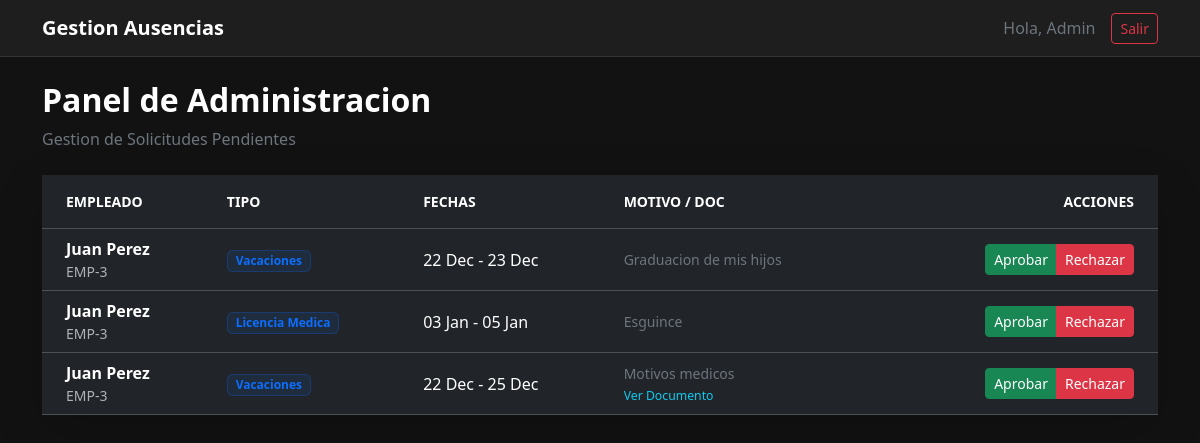
Before: /admin-panel/ (signed in) with the older database file.
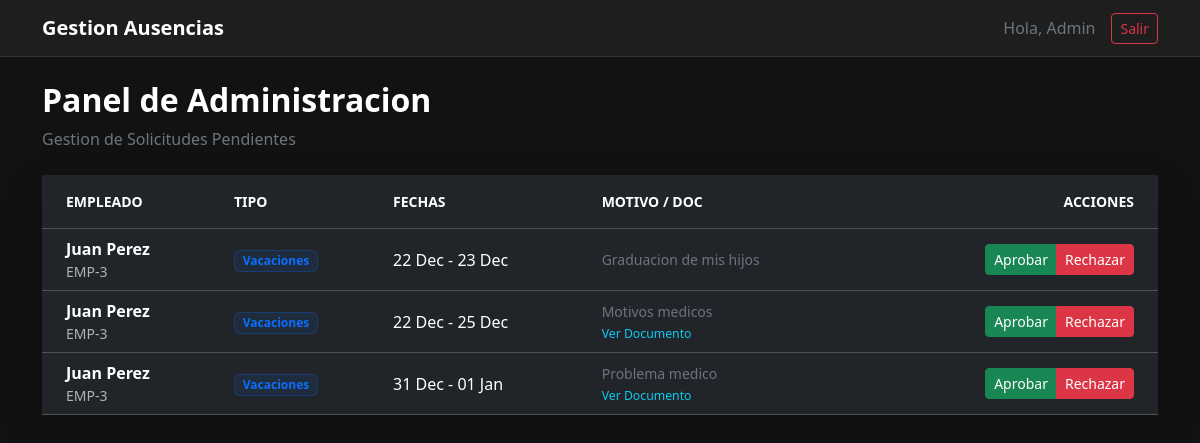
After: the same page with the newer database file.
### core/models.py (models this page shows, shortened)
class SolicitudAusencia(models.Model):
    TIPOS = [
        ('vacaciones', 'Vacaciones'),
        ('medica', 'Licencia Medica'),
        ('personal', 'Dia Personal'),
    ]
    ESTADOS = [
        ('pendiente', 'Pendiente'),
        ('aprobada', 'Aprobada'),
        ('rechazada', 'Rechazada'),
    ]
    usuario = models.ForeignKey(User, on_delete=models.CASCADE)
    nombre_completo = models.CharField(max_length=200)
    codigo_empleado = models.CharField(max_length=50)
    correo_contacto = models.EmailField(max_length=254, verbose_name="Correo de Contacto", default="sin@correo.com")
    contacto_emergencia = models.CharField(max_length=200, verbose_name="Contacto de Emergencia", default="No especificado")
    contacto_emergencia = models.CharField(max_length=200, verbose_name="Contacto de Emergencia")
    tipo_ausencia = models.CharField(max_length=20, choices=TIPOS)
    fecha_inicio = models.DateField(null=True, blank=True)  #campos del formularioooo
    fecha_fin = models.DateField(null=True, blank=True)
    motivo_detallado = models.TextField()
    url_justificativo = models.URLField(max_length=500, blank=True, null=True)
    estado = models.CharField(max_length=20, choices=ESTADOS, default='pendiente')
    fecha_solicitud = models.DateTimeField(auto_now_add=True)

### core/views.py (the view)
# urls.py: path('admin-panel/', views.panel_admin, name='panel_admin'),
@login_required
@user_passes_test(es_admin)
def panel_admin(request):
    solicitudes_pendientes = SolicitudAusencia.objects.filter(estado='pendiente').order_by('fecha_solicitud')
    return render(request, 'core/panel_admin.html', {'solicitudes': solicitudes_pendientes})

### core/views.py (called while the page is built)
def es_admin(user):
    return user.is_superuser

### core/templates/core/panel_admin.html (shortened to what this page needs)
{% extends 'core/base.html' %}
{% block content %}
<div class="row mb-4">
    <div class="col-12 d-flex justify-content-between align-items-center">
        <div>
            <h2 class="text-white fw-bold">Panel de Administracion</h2>
            <p class="text-secondary mb-0">Gestion de Solicitudes Pendientes</p>
        </div>
    </div>
</div>
<div class="card shadow-lg border-0" style="background-color: #1e1e1e;">
    <div class="card-body p-0">
        <div class="table-responsive">
            <table class="table table-dark table-hover mb-0 align-middle">
                <thead class="text-secondary text-uppercase small bg-dark">
                    <tr>
                        <th class="ps-4 py-3">Empleado</th>
                        <th class="py-3">Tipo</th>
                        <th class="py-3">Fechas</th>
                        <th class="py-3">Motivo / Doc</th>
                        <th class="py-3 text-end pe-4">Acciones</th>
                    </tr>
                </thead>
                <tbody>
                    {% for sol in solicitudes %}
                    <tr>
                        <td class="ps-4">
                            <div class="fw-bold text-white">{{ sol.nombre_completo }}</div>
                            <div class="small text-muted">{{ sol.codigo_empleado }}</div>
                            </td>
                        <td>
                            <span class="badge bg-primary bg-opacity-10 text-primary border border-primary border-opacity-25">
                                {{ sol.get_tipo_ausencia_display }}
                            </span>
                        </td>
                        <td class="text-white">
                            {{ sol.fecha_inicio|date:"d M" }} - {{ sol.fecha_fin|date:"d M" }}
                        </td>
                        <td class="text-secondary small">
                            <div style="max-width: 200px;">{{ sol.motivo_detallado|truncatechars:40 }}</div>
                            {% if sol.url_justificativo %}
                                <a href="{{ sol.url_justificativo }}" target="_blank" class="text-info text-decoration-none small">
                                    Ver Documento
                                </a>
                            {% endif %}
                        </td>
                        <td class="text-end pe-4">
                            <div class="btn-group" role="group">
                                <a href="{% url 'gestionar_solicitud' sol.id 'aprobar' %}" class="btn btn-success btn-sm">Aprobar</a>
                                <a href="{% url 'gestionar_solicitud' sol.id 'rechazar' %}" class="btn btn-danger btn-sm">Rechazar</a>
                            </div>
                        </td>
                    </tr>
                    {% endfor %}
                </tbody>
            </table>
        </div>
    </div>
</div>
{% endblock %}

### core/templates/core/base.html (shortened to what this page needs)
<!DOCTYPE html>
<html lang="es" data-bs-theme="dark">
<head>
<link href="https://cdn.jsdelivr.net/npm/bootstrap@5.3.2/dist/css/bootstrap.min.css" rel="stylesheet">
</head>
<body>
<nav class="navbar navbar-expand-lg navbar-dark mb-4">
<div class="container">
<a class="navbar-brand fw-bold" href="{% url 'dashboard' %}">Gestion Ausencias</a>
<div class="d-flex align-items-center">
{% if user.is_authenticated %}
<span class="text-secondary me-3">Hola, {{ user.username }}</span>
<form action="{% url 'logout' %}" method="post" class="d-inline">
<button type="submit" class="btn btn-outline-danger btn-sm">Salir</button>
</form>
{% endif %}
</div>
</div>
</nav>
<div class="container">
{% block content %}{% endblock %}
</div>
</body>
</html>

### core/templates/core/base.html (style rules this page uses)
body { background-color: #121212; color: #e0e0e0; }
.card { background-color: #1e1e1e; border: 1px solid #333; }
.navbar { background-color: #1e1e1e !important; border-bottom: 1px solid #333; }

Changed rows visible on the page:
no longer on this page (row edited): SolicitudAusencia: nombre_completo "Juan Perez", codigo_empleado "EMP-3", tipo_ausencia "Licencia Medica", fecha_inicio "03 Jan", fecha_fin "05 Jan", motivo_detallado "Esguince"
added SolicitudAusencia: nombre_completo "Juan Perez", codigo_empleado "EMP-3", tipo_ausencia "Vacaciones", fecha_inicio "31 Dec", fecha_fin "01 Jan", motivo_detallado "Problema medico"
